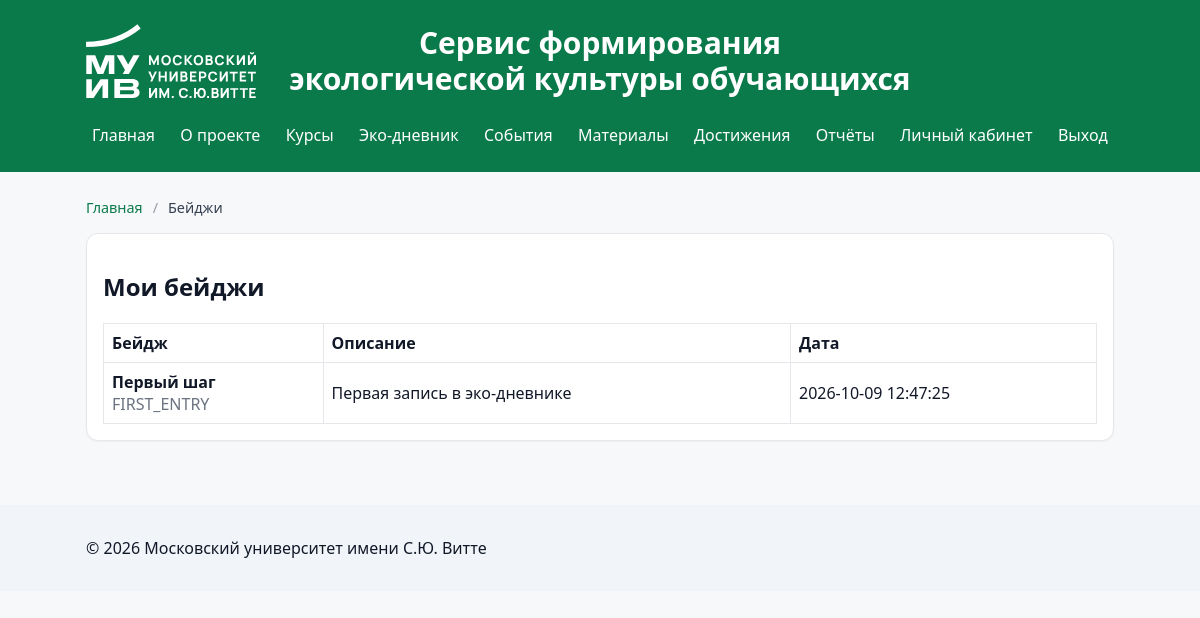
Screenshot of /badges.php (signed in) with the database file from the repository.
### tables this page shows
CREATE TABLE `user_badges` (
  `user_id` int(11) NOT NULL,
  `badge_id` int(11) NOT NULL,
  `awarded_at` timestamp NULL DEFAULT CURRENT_TIMESTAMP
);

CREATE TABLE `badges` (
  `id` int(11) NOT NULL,
  `code` varchar(64) NOT NULL,
  `name` varchar(200) NOT NULL,
  `description` varchar(500) DEFAULT NULL,
  `created_at` timestamp NULL DEFAULT CURRENT_TIMESTAMP
);

### includes/badges.php (called while the page is built, shortened)
<?php
function user_badges($user_id) {
  $pdo = db();
  $st = $pdo->prepare("SELECT b.code, b.name, b.description, ub.awarded_at FROM user_badges ub JOIN badges b ON b.id = ub.badge_id WHERE ub.user_id = ? ORDER BY ub.awarded_at DESC");
  $st->execute([$user_id]);
  return $st->fetchAll();
}

### includes/helpers.php (called while the page is built, shortened)
<?php
function h($s){return htmlspecialchars($s ?? '', ENT_QUOTES, 'UTF-8');}

### public/badges.php (the view, shortened to what this page needs)
<?php
require_once __DIR__ . '/../includes/header.php';
require_once __DIR__ . '/../includes/badges.php';
$u = current_user();
$items = user_badges($u['id']);
?>
<div class="card">
  <h2>Мои бейджи</h2>
  <?php if (!$items): ?>
    <p class="muted">Пока нет наград. Ведите эко‑дневник, участвуйте в событиях и проходите обучение!</p>
  <?php else: ?>
  <table class="table">
    <tr><th>Бейдж</th><th>Описание</th><th>Дата</th></tr>
    <?php foreach ($items as $b): ?>
      <tr>
        <td><strong><?php echo h($b['name']); ?></strong><br><span class="muted"><?php echo h($b['code']); ?></span></td>
        <td><?php echo h($b['description']); ?></td>
        <td><?php echo h($b['awarded_at']); ?></td>
      </tr>
    <?php endforeach; ?>
  </table>
  <?php endif; ?>
</div>
<?php require_once __DIR__ . '/../includes/footer.php'; ?>

### public/style.css (style rules this page uses)
* { box-sizing:border-box }
body { margin:0;font-family:system-ui,-apple-system,Segoe UI,Roboto,Ubuntu,'Helvetica Neue',Arial,sans-serif;background:#f6f8fa;color:#111827 }
.card { background:#fff;border:1px solid #e5e7eb;border-radius:12px;padding:16px;margin:16px 0;box-shadow:0 1px 2px rgba(0,0,0,.04) }
.table { width:100%;border-collapse:collapse }
.table th,.table td { border:1px solid #e5e7eb;padding:8px;text-align:left }
.muted { color:#6b7280 }

### rows the page displays
user_badges: badge.name "Первый шаг", badge.code "FIRST_ENTRY", badge.description "Первая запись в эко-дневнике", awarded_at "2026-10-09 12:47:25"

### other values shown
$c['label'] "Главная"
$c['label'] "Бейджи"
